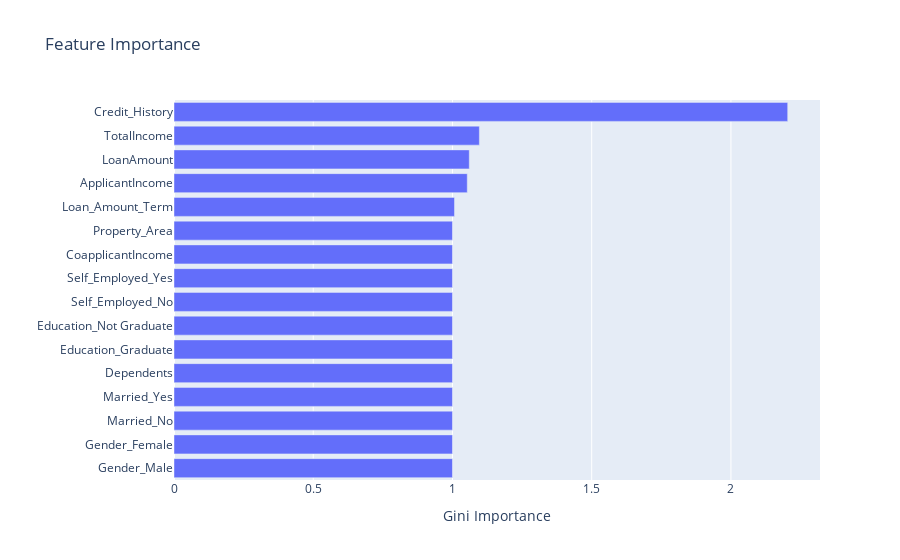

Source (notebook cell):
### Code cell
ft_importance(model_dt)

### Figure 1 — Plotly figure (JSON) as saved in the notebook; plotly's stock layout.template omitted (floating-point values rounded to 4 significant figures)
{"data": [{"alignmentgroup": "True", "hovertemplate": "x=%{x}<br>y=%{y}<extra></extra>", "legendgroup": "", "marker": {"color": "#636efa", "pattern": {"shape": ""}}, "name": "", "offsetgroup": "", "orientation": "h", "showlegend": false, "textposition": "auto", "type": "bar", "x": [1, 1, 1, 1, 1, 1, 1, 1, 1, 1, 1, 1.007, 1.053, 1.06, 1.097, 2.204], "xaxis": "x", "y": ["Gender_Male", "Gender_Female", "Married_No", "Married_Yes", "Dependents", "Education_Graduate", "Education_Not Graduate", "Self_Employed_No", "Self_Employed_Yes", "CoapplicantIncome", "Property_Area", "Loan_Amount_Term", "ApplicantIncome", "LoanAmount", "TotalIncome", "Credit_History"], "yaxis": "y"}], "layout": {"barmode": "relative", "legend": {"tracegroupgap": 0}, "title": {"text": "Feature Importance"}, "xaxis": {"anchor": "y", "domain": [0, 1], "title": {"text": "Gini Importance"}}, "yaxis": {"anchor": "x", "domain": [0, 1], "title": {"text": ""}}}}
